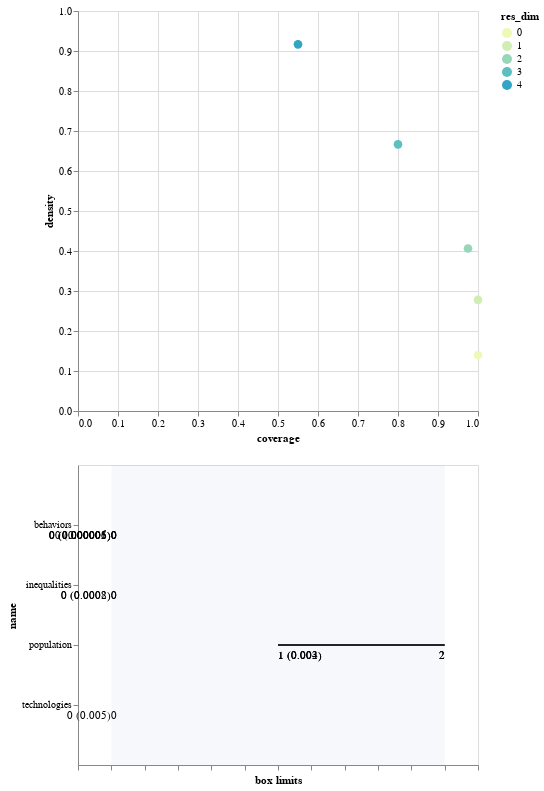

Write notebook code for a chart like this one.
### Code cell
box1_ssp3.inspect_tradeoff()

### Figure 1 — Vega-Lite specification as saved in the notebook (floating-point values rounded to 4 significant figures)
{"$schema": "https://vega.github.io/schema/vega-lite/v3.4.0.json", "config": {"mark": {"tooltip": null}, "view": {"height": 300, "width": 400}}, "datasets": {"data-53aad2132bd1da7c9c6cc49dcf12cfbf": [{"id": 1, "maximum": 1, "minimum": 0, "name": "behaviors", "qp_lower": -1, "qp_upper": 1.168e-05, "x1": 0, "x2": 0}, {"id": 2, "maximum": 2, "minimum": 0, "name": "population", "qp_lower": 0.004481, "qp_upper": -1, "x1": 1, "x2": 2}, {"id": 2, "maximum": 1, "minimum": 0, "name": "behaviors", "qp_lower": -1, "qp_upper": 5.83e-06, "x1": 0, "x2": 0}, {"id": 3, "maximum": 1, "minimum": 0, "name": "inequalities", "qp_lower": -1, "qp_upper": 0.0002393, "x1": 0, "x2": 0}, {"id": 3, "maximum": 2, "minimum": 0, "name": "population", "qp_lower": 0.002915, "qp_upper": -1, "x1": 1, "x2": 2}, {"id": 3, "maximum": 1, "minimum": 0, "name": "behaviors", "qp_lower": -1, "qp_upper": 3.13e-06, "x1": 0, "x2": 0}, {"id": 4, "maximum": 1, "minimum": 0, "name": "inequalities", "qp_lower": -1, "qp_upper": 0.0007564, "x1": 0, "x2": 0}, {"id": 4, "maximum": 2, "minimum": 0, "name": "population", "qp_lower": 0.002198, "qp_upper": -1, "x1": 1, "x2": 2}, {"id": 4, "maximum": 1, "minimum": 0, "name": "behaviors", "qp_lower": -1, "qp_upper": 4.709e-06, "x1": 0, "x2": 0}, {"id": 4, "maximum": 1, "minimum": 0, "name": "technologies", "qp_lower": -1, "qp_upper": 0.004871, "x1": 0, "x2": 0}], "data-bb8d07f6df3d47a6a475317795287b23": [{"end": 1, "start": 0}], "data-d751713988987e9331980363e24189ce": [], "data-f25522c9fac4a278de6c2a02f369493c": [{"coverage": 1, "density": 0.1399, "id": 0, "mass": 1, "mean": 0.1399, "res_dim": 0}, {"coverage": 1, "density": 0.2778, "id": 1, "mass": 0.5035, "mean": 0.2778, "res_dim": 1}, {"coverage": 0.975, "density": 0.4062, "id": 2, "mass": 0.3357, "mean": 0.4062, "res_dim": 2}, {"coverage": 0.8, "density": 0.6667, "id": 3, "mass": 0.1678, "mean": 0.6667, "res_dim": 3}, {"coverage": 0.55, "density": 0.9167, "id": 4, "mass": 0.08392, "mean": 0.9167, "res_dim": 4}]}, "vconcat": [{"data": {"name": "data-f25522c9fac4a278de6c2a02f369493c"}, "encoding": {"color": {"field": "res_dim", "scale": {"range": ["#eff9b6", "#d0edb3", "#97d6b9", "#5dc0c0", "#31a5c2", "#1f80b8", "#2354a3", "#21318d"]}, "type": "ordinal"}, "opacity": {"condition": {"selection": "selector017", "value": 1}, "value": 0.4}, "tooltip": [{"field": "id", "type": "ordinal"}, {"field": "coverage", "format": ".2", "type": "quantitative"}, {"field": "density", "format": ".2", "type": "quantitative"}, {"field": "res_dim", "type": "ordinal"}], "x": {"field": "coverage", "type": "quantitative"}, "y": {"field": "density", "type": "quantitative"}}, "height": 400, "mark": {"size": 75, "type": "circle"}, "selection": {"selector017": {"fields": ["id"], "type": "single"}}, "width": 400}, {"layer": [{"data": {"name": "data-53aad2132bd1da7c9c6cc49dcf12cfbf"}, "encoding": {"x": {"axis": {"grid": false, "labels": false, "title": "box limits"}, "field": "x_lower", "scale": {"domain": [0, 1], "padding": 0.1}, "type": "quantitative"}, "x2": {"field": "x_upper"}, "y": {"field": "name", "scale": {"padding": 1}, "type": "nominal"}}, "mark": "rule", "transform": [{"as": "x_lower", "calculate": "(datum.x1-datum.minimum)/(datum.maximum-datum.minimum)"}, {"as": "x_upper", "calculate": "(datum.x2-datum.minimum)/(datum.maximum-datum.minimum)"}, {"filter": {"selection": "selector017"}}], "width": 400}, {"data": {"name": "data-53aad2132bd1da7c9c6cc49dcf12cfbf"}, "encoding": {"text": {"field": "text", "type": "ordinal"}, "x": {"axis": {"grid": false, "labels": false, "title": "box limits"}, "field": "x_lower", "scale": {"domain": [0, 1], "padding": 0.1}, "type": "quantitative"}, "x2": {"field": "x_upper"}, "y": {"field": "name", "scale": {"padding": 1}, "type": "nominal"}}, "mark": {"align": "left", "baseline": "top", "dy": 5, "type": "text"}, "transform": [{"as": "x_lower", "calculate": "(datum.x1-datum.minimum)/(datum.maximum-datum.minimum)"}, {"as": "x_upper", "calculate": "(datum.x2-datum.minimum)/(datum.maximum-datum.minimum)"}, {"filter": {"selection": "selector017"}}, {"as": "text", "calculate": "datum.qp_lower>0?format(datum.x1, \".2\")+\" (\"+format(datum.qp_lower, \".1~g\")+\")\" :format(datum.x1, \".2\")"}], "width": 400}, {"data": {"name": "data-53aad2132bd1da7c9c6cc49dcf12cfbf"}, "encoding": {"text": {"field": "text", "type": "ordinal"}, "x": {"field": "x_upper", "type": "quantitative"}, "x2": {"field": "x_upper"}, "y": {"field": "name", "scale": {"padding": 1}, "type": "nominal"}}, "mark": {"align": "right", "baseline": "top", "dy": 5, "type": "text"}, "transform": [{"as": "x_lower", "calculate": "(datum.x1-datum.minimum)/(datum.maximum-datum.minimum)"}, {"as": "x_upper", "calculate": "(datum.x2-datum.minimum)/(datum.maximum-datum.minimum)"}, {"filter": {"selection": "selector017"}}, {"as": "text", "calculate": "datum.qp_upper>0?format(datum.x2, \".2\")+\" (\"+format(datum.qp_upper, \".1\")+\")\" :format(datum.x2, \".2\")"}], "width": 400}, {"data": {"name": "data-bb8d07f6df3d47a6a475317795287b23"}, "encoding": {"x": {"field": "start", "type": "quantitative"}, "x2": {"field": "end"}}, "mark": {"opacity": 0.05, "type": "rect"}}, {"data": {"name": "data-d751713988987e9331980363e24189ce"}, "encoding": {"x": {"field": "x", "type": "quantitative"}, "y": {"field": "name", "type": "nominal"}}, "mark": "point", "transform": [{"filter": {"selection": "selector017"}}], "width": 400}, {"data": {"name": "data-d751713988987e9331980363e24189ce"}, "encoding": {"text": {"field": "item", "type": "nominal"}, "x": {"field": "x", "type": "quantitative"}, "y": {"field": "name", "type": "nominal"}}, "mark": {"align": "center", "baseline": "top", "dy": 5, "type": "text"}, "transform": [{"filter": {"selection": "selector017"}}], "width": 400}]}]}
